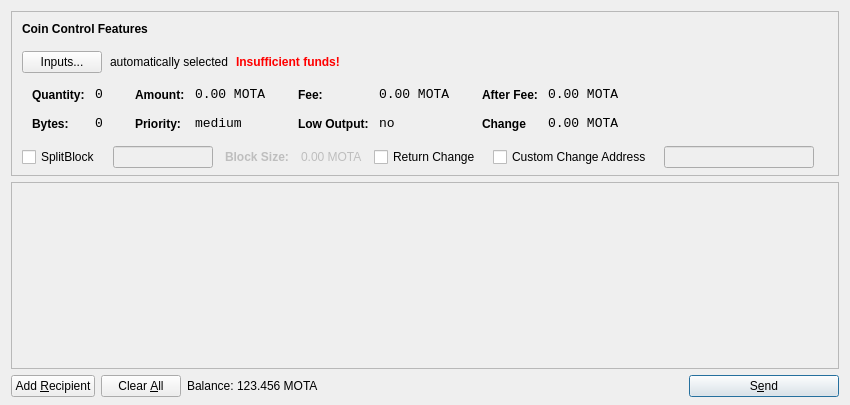
<?xml version="1.0" encoding="UTF-8"?>
<ui version="4.0">
 <class>SendCoinsDialog</class>
 <widget class="QDialog" name="SendCoinsDialog">
  <property name="geometry">
   <rect>
    <x>0</x>
    <y>0</y>
    <width>850</width>
    <height>405</height>
   </rect>
  </property>
  <property name="windowTitle">
   <string>Send Coins</string>
  </property>
  <layout class="QVBoxLayout" name="verticalLayout" stretch="0,1,0">
   <property name="bottomMargin">
    <number>8</number>
   </property>
   <item>
    <widget class="QFrame" name="frameCoinControl">
     <property name="sizePolicy">
      <sizepolicy hsizetype="Expanding" vsizetype="Expanding">
       <horstretch>0</horstretch>
       <verstretch>0</verstretch>
      </sizepolicy>
     </property>
     <property name="maximumSize">
      <size>
       <width>16777215</width>
       <height>16777215</height>
      </size>
     </property>
     <property name="frameShape">
      <enum>QFrame::StyledPanel</enum>
     </property>
     <property name="frameShadow">
      <enum>QFrame::Sunken</enum>
     </property>
     <layout class="QVBoxLayout" name="verticalLayoutCoinControl2">
      <property name="spacing">
       <number>-1</number>
      </property>
      <property name="leftMargin">
       <number>0</number>
      </property>
      <property name="topMargin">
       <number>0</number>
      </property>
      <property name="rightMargin">
       <number>0</number>
      </property>
      <property name="bottomMargin">
       <number>6</number>
      </property>
      <item>
       <layout class="QVBoxLayout" name="verticalLayoutCoinControl" stretch="0,0,0,0,1">
        <property name="spacing">
         <number>0</number>
        </property>
        <property name="leftMargin">
         <number>10</number>
        </property>
        <property name="topMargin">
         <number>10</number>
        </property>
        <item>
         <layout class="QHBoxLayout" name="horizontalLayoutCoinControl1">
          <property name="bottomMargin">
           <number>15</number>
          </property>
          <item>
           <widget class="QLabel" name="labelCoinControlFeatures">
            <property name="sizePolicy">
             <sizepolicy hsizetype="Preferred" vsizetype="Maximum">
              <horstretch>0</horstretch>
              <verstretch>0</verstretch>
             </sizepolicy>
            </property>
            <property name="font">
             <font>
              <weight>75</weight>
              <bold>true</bold>
             </font>
            </property>
            <property name="styleSheet">
             <string notr="true">font-weight:bold;</string>
            </property>
            <property name="text">
             <string>Coin Control Features</string>
            </property>
           </widget>
          </item>
         </layout>
        </item>
        <item>
         <layout class="QHBoxLayout" name="horizontalLayoutCoinControl2" stretch="0,0,0,0">
          <property name="spacing">
           <number>8</number>
          </property>
          <property name="bottomMargin">
           <number>10</number>
          </property>
          <item>
           <widget class="QPushButton" name="pushButtonCoinControl">
            <property name="styleSheet">
             <string notr="true"/>
            </property>
            <property name="text">
             <string>Inputs...</string>
            </property>
           </widget>
          </item>
          <item>
           <widget class="QLabel" name="labelCoinControlAutomaticallySelected">
            <property name="text">
             <string>automatically selected</string>
            </property>
            <property name="margin">
             <number>5</number>
            </property>
           </widget>
          </item>
          <item>
           <widget class="QLabel" name="labelCoinControlInsuffFunds">
            <property name="font">
             <font>
              <weight>75</weight>
              <bold>true</bold>
             </font>
            </property>
            <property name="styleSheet">
             <string notr="true">color:red;font-weight:bold;</string>
            </property>
            <property name="text">
             <string>Insufficient funds!</string>
            </property>
            <property name="margin">
             <number>5</number>
            </property>
           </widget>
          </item>
          <item>
           <spacer name="horizontalSpacerCoinControl">
            <property name="orientation">
             <enum>Qt::Horizontal</enum>
            </property>
            <property name="sizeHint" stdset="0">
             <size>
              <width>40</width>
              <height>1</height>
             </size>
            </property>
           </spacer>
          </item>
         </layout>
        </item>
        <item>
         <widget class="QWidget" name="widgetCoinControl" native="true">
          <property name="sizePolicy">
           <sizepolicy hsizetype="Preferred" vsizetype="Preferred">
            <horstretch>0</horstretch>
            <verstretch>0</verstretch>
           </sizepolicy>
          </property>
          <property name="minimumSize">
           <size>
            <width>0</width>
            <height>0</height>
           </size>
          </property>
          <property name="styleSheet">
           <string notr="true"/>
          </property>
          <layout class="QHBoxLayout" name="horizontalLayoutCoinControl5">
           <property name="margin">
            <number>0</number>
           </property>
           <item>
            <layout class="QHBoxLayout" name="horizontalLayoutCoinControl3" stretch="0,0,0,1">
             <property name="spacing">
              <number>20</number>
             </property>
             <property name="topMargin">
              <number>0</number>
             </property>
             <property name="bottomMargin">
              <number>10</number>
             </property>
             <item>
              <layout class="QFormLayout" name="formLayoutCoinControl1">
               <property name="horizontalSpacing">
                <number>10</number>
               </property>
               <property name="verticalSpacing">
                <number>14</number>
               </property>
               <property name="leftMargin">
                <number>10</number>
               </property>
               <property name="topMargin">
                <number>4</number>
               </property>
               <property name="rightMargin">
                <number>6</number>
               </property>
               <item row="0" column="0">
                <widget class="QLabel" name="labelCoinControlQuantityText">
                 <property name="styleSheet">
                  <string notr="true">font-weight:bold;</string>
                 </property>
                 <property name="text">
                  <string>Quantity:</string>
                 </property>
                 <property name="margin">
                  <number>0</number>
                 </property>
                </widget>
               </item>
               <item row="0" column="1">
                <widget class="QLabel" name="labelCoinControlQuantity">
                 <property name="font">
                  <font>
                   <family>Monospace</family>
                   <pointsize>10</pointsize>
                  </font>
                 </property>
                 <property name="cursor">
                  <cursorShape>IBeamCursor</cursorShape>
                 </property>
                 <property name="contextMenuPolicy">
                  <enum>Qt::ActionsContextMenu</enum>
                 </property>
                 <property name="text">
                  <string>0</string>
                 </property>
                 <property name="margin">
                  <number>0</number>
                 </property>
                 <property name="textInteractionFlags">
                  <set>Qt::LinksAccessibleByMouse|Qt::TextSelectableByKeyboard|Qt::TextSelectableByMouse</set>
                 </property>
                </widget>
               </item>
               <item row="1" column="0">
                <widget class="QLabel" name="labelCoinControlBytesText">
                 <property name="styleSheet">
                  <string notr="true">font-weight:bold;</string>
                 </property>
                 <property name="text">
                  <string>Bytes:</string>
                 </property>
                </widget>
               </item>
               <item row="1" column="1">
                <widget class="QLabel" name="labelCoinControlBytes">
                 <property name="font">
                  <font>
                   <family>Monospace</family>
                   <pointsize>10</pointsize>
                  </font>
                 </property>
                 <property name="cursor">
                  <cursorShape>IBeamCursor</cursorShape>
                 </property>
                 <property name="contextMenuPolicy">
                  <enum>Qt::ActionsContextMenu</enum>
                 </property>
                 <property name="text">
                  <string>0</string>
                 </property>
                 <property name="textInteractionFlags">
                  <set>Qt::LinksAccessibleByMouse|Qt::TextSelectableByKeyboard|Qt::TextSelectableByMouse</set>
                 </property>
                </widget>
               </item>
              </layout>
             </item>
             <item>
              <layout class="QFormLayout" name="formLayoutCoinControl2">
               <property name="horizontalSpacing">
                <number>10</number>
               </property>
               <property name="verticalSpacing">
                <number>14</number>
               </property>
               <property name="leftMargin">
                <number>6</number>
               </property>
               <property name="topMargin">
                <number>4</number>
               </property>
               <property name="rightMargin">
                <number>6</number>
               </property>
               <item row="0" column="0">
                <widget class="QLabel" name="labelCoinControlAmountText">
                 <property name="styleSheet">
                  <string notr="true">font-weight:bold;</string>
                 </property>
                 <property name="text">
                  <string>Amount:</string>
                 </property>
                 <property name="margin">
                  <number>0</number>
                 </property>
                </widget>
               </item>
               <item row="0" column="1">
                <widget class="QLabel" name="labelCoinControlAmount">
                 <property name="font">
                  <font>
                   <family>Monospace</family>
                   <pointsize>10</pointsize>
                  </font>
                 </property>
                 <property name="cursor">
                  <cursorShape>IBeamCursor</cursorShape>
                 </property>
                 <property name="contextMenuPolicy">
                  <enum>Qt::ActionsContextMenu</enum>
                 </property>
                 <property name="text">
                  <string>0.00 MOTA</string>
                 </property>
                 <property name="textInteractionFlags">
                  <set>Qt::LinksAccessibleByMouse|Qt::TextSelectableByKeyboard|Qt::TextSelectableByMouse</set>
                 </property>
                </widget>
               </item>
               <item row="1" column="0">
                <widget class="QLabel" name="labelCoinControlPriorityText">
                 <property name="styleSheet">
                  <string notr="true">font-weight:bold;</string>
                 </property>
                 <property name="text">
                  <string>Priority:</string>
                 </property>
                </widget>
               </item>
               <item row="1" column="1">
                <widget class="QLabel" name="labelCoinControlPriority">
                 <property name="font">
                  <font>
                   <family>Monospace</family>
                   <pointsize>10</pointsize>
                  </font>
                 </property>
                 <property name="cursor">
                  <cursorShape>IBeamCursor</cursorShape>
                 </property>
                 <property name="contextMenuPolicy">
                  <enum>Qt::ActionsContextMenu</enum>
                 </property>
                 <property name="text">
                  <string>medium</string>
                 </property>
                 <property name="textInteractionFlags">
                  <set>Qt::LinksAccessibleByMouse|Qt::TextSelectableByKeyboard|Qt::TextSelectableByMouse</set>
                 </property>
                </widget>
               </item>
              </layout>
             </item>
             <item>
              <layout class="QFormLayout" name="formLayoutCoinControl3">
               <property name="horizontalSpacing">
                <number>10</number>
               </property>
               <property name="verticalSpacing">
                <number>14</number>
               </property>
               <property name="leftMargin">
                <number>6</number>
               </property>
               <property name="topMargin">
                <number>4</number>
               </property>
               <property name="rightMargin">
                <number>6</number>
               </property>
               <item row="0" column="0">
                <widget class="QLabel" name="labelCoinControlFeeText">
                 <property name="styleSheet">
                  <string notr="true">font-weight:bold;</string>
                 </property>
                 <property name="text">
                  <string>Fee:</string>
                 </property>
                 <property name="margin">
                  <number>0</number>
                 </property>
                </widget>
               </item>
               <item row="0" column="1">
                <widget class="QLabel" name="labelCoinControlFee">
                 <property name="font">
                  <font>
                   <family>Monospace</family>
                   <pointsize>10</pointsize>
                  </font>
                 </property>
                 <property name="cursor">
                  <cursorShape>IBeamCursor</cursorShape>
                 </property>
                 <property name="contextMenuPolicy">
                  <enum>Qt::ActionsContextMenu</enum>
                 </property>
                 <property name="text">
                  <string>0.00 MOTA</string>
                 </property>
                 <property name="textInteractionFlags">
                  <set>Qt::LinksAccessibleByMouse|Qt::TextSelectableByKeyboard|Qt::TextSelectableByMouse</set>
                 </property>
                </widget>
               </item>
               <item row="1" column="0">
                <widget class="QLabel" name="labelCoinControlLowOutputText">
                 <property name="styleSheet">
                  <string notr="true">font-weight:bold;</string>
                 </property>
                 <property name="text">
                  <string>Low Output:</string>
                 </property>
                </widget>
               </item>
               <item row="1" column="1">
                <widget class="QLabel" name="labelCoinControlLowOutput">
                 <property name="font">
                  <font>
                   <family>Monospace</family>
                   <pointsize>10</pointsize>
                  </font>
                 </property>
                 <property name="cursor">
                  <cursorShape>IBeamCursor</cursorShape>
                 </property>
                 <property name="contextMenuPolicy">
                  <enum>Qt::ActionsContextMenu</enum>
                 </property>
                 <property name="text">
                  <string>no</string>
                 </property>
                 <property name="textInteractionFlags">
                  <set>Qt::LinksAccessibleByMouse|Qt::TextSelectableByKeyboard|Qt::TextSelectableByMouse</set>
                 </property>
                </widget>
               </item>
              </layout>
             </item>
             <item>
              <layout class="QFormLayout" name="formLayoutCoinControl4">
			  <property name="fieldGrowthPolicy">
			  <enum>QFormLayout::AllNonFixedFieldsGrow</enum>
				</property>
               <property name="horizontalSpacing">
                <number>10</number>
               </property>
               <property name="verticalSpacing">
                <number>14</number>
               </property>
               <property name="leftMargin">
                <number>6</number>
               </property>
               <property name="topMargin">
                <number>4</number>
               </property>
               <property name="rightMargin">
                <number>6</number>
               </property>
               <item row="0" column="0">
                <widget class="QLabel" name="labelCoinControlAfterFeeText">
                 <property name="styleSheet">
                  <string notr="true">font-weight:bold;</string>
                 </property>
                 <property name="text">
                  <string>After Fee:</string>
                 </property>
                 <property name="margin">
                  <number>0</number>
                 </property>
                </widget>
               </item>
               <item row="0" column="1">
                <widget class="QLabel" name="labelCoinControlAfterFee">
                 <property name="font">
                  <font>
                   <family>Monospace</family>
                   <pointsize>10</pointsize>
                  </font>
                 </property>
                 <property name="cursor">
                  <cursorShape>IBeamCursor</cursorShape>
                 </property>
                 <property name="contextMenuPolicy">
                  <enum>Qt::ActionsContextMenu</enum>
                 </property>
                 <property name="text">
                  <string>0.00 MOTA</string>
                 </property>
                 <property name="textInteractionFlags">
                  <set>Qt::LinksAccessibleByMouse|Qt::TextSelectableByKeyboard|Qt::TextSelectableByMouse</set>
                 </property>
                </widget>
               </item>
               <item row="1" column="0">
                <widget class="QLabel" name="labelCoinControlChangeText">
                 <property name="styleSheet">
                  <string notr="true">font-weight:bold;</string>
                 </property>
                 <property name="text">
                  <string>Change</string>
                 </property>
                </widget>
               </item>
               <item row="1" column="1">
                <widget class="QLabel" name="labelCoinControlChange">
                 <property name="font">
                  <font>
                   <family>Monospace</family>
                   <pointsize>10</pointsize>
                  </font>
                 </property>
                 <property name="cursor">
                  <cursorShape>IBeamCursor</cursorShape>
                 </property>
                 <property name="contextMenuPolicy">
                  <enum>Qt::ActionsContextMenu</enum>
                 </property>
                 <property name="text">
                  <string>0.00 MOTA</string>
                 </property>
                 <property name="textInteractionFlags">
                  <set>Qt::LinksAccessibleByMouse|Qt::TextSelectableByKeyboard|Qt::TextSelectableByMouse</set>
                 </property>
                </widget>
               </item>
              </layout>
             </item>
            </layout>
           </item>
          </layout>
         </widget>
        </item>
        
		<item>
         <layout class="QHBoxLayout" name="horizontalLayoutCoinControl4" stretch="0,0,0,0,0,0,0,0">
          <property name="spacing">
           <number>12</number>
          </property>
          <property name="sizeConstraint">
           <enum>QLayout::SetDefaultConstraint</enum>
          </property>
          <property name="topMargin">
           <number>5</number>
          </property>
          <property name="rightMargin">
           <number>5</number>
          </property>
          <item>
           <widget class="QCheckBox" name="splitBlockCheckBox">
            <property name="text">
             <string>SplitBlock</string>
            </property>
           </widget>
          </item>
          <item>
           <widget class="QLineEdit" name="splitBlockLineEdit">
            <property name="enabled">
             <bool>false</bool>
            </property>
            <property name="sizePolicy">
             <sizepolicy hsizetype="Fixed" vsizetype="Fixed">
              <horstretch>0</horstretch>
              <verstretch>0</verstretch>
             </sizepolicy>
            </property>
            <property name="maximumSize">
             <size>
              <width>100</width>
              <height>16777215</height>
             </size>
            </property>
           </widget>
          </item>
          <item>
           <widget class="QLabel" name="labelBlockSizeText">
            <property name="enabled">
             <bool>false</bool>
            </property>
            <property name="font">
             <font>
              <weight>75</weight>
              <bold>true</bold>
             </font>
            </property>
            <property name="text">
             <string>Block Size:</string>
            </property>
           </widget>
          </item>
          <item>
           <widget class="QLabel" name="labelBlockSize">
            <property name="enabled">
             <bool>false</bool>
            </property>
            <property name="text">
             <string>0.00 MOTA</string>
            </property>
           </widget>
          </item>
          <item>
           <widget class="QCheckBox" name="returnChangeCheckBox">
            <property name="text">
             <string>Return Change</string>
            </property>
           </widget>
          </item>
          <item>
           <widget class="QCheckBox" name="checkBoxCoinControlChange">
            <property name="text">
             <string>Custom Change Address</string>
            </property>
           </widget>
          </item>
          <item>
           <widget class="QLineEdit" name="lineEditCoinControlChange">
            <property name="enabled">
             <bool>false</bool>
            </property>
            <property name="sizePolicy">
             <sizepolicy hsizetype="Expanding" vsizetype="Fixed">
              <horstretch>0</horstretch>
              <verstretch>0</verstretch>
             </sizepolicy>
            </property>
           </widget>
          </item>
          <item>
           <widget class="QLabel" name="labelCoinControlChangeLabel">
            <property name="sizePolicy">
             <sizepolicy hsizetype="Preferred" vsizetype="Expanding">
              <horstretch>0</horstretch>
              <verstretch>0</verstretch>
             </sizepolicy>
            </property>
            <property name="minimumSize">
             <size>
              <width>0</width>
              <height>0</height>
             </size>
            </property>
            <property name="text">
             <string/>
            </property>
            <property name="margin">
             <number>3</number>
            </property>
           </widget>
          </item>
         </layout>
        </item>
        <item>
         <spacer name="verticalSpacerCoinControl">
          <property name="orientation">
           <enum>Qt::Vertical</enum>
          </property>
          <property name="sizeHint" stdset="0">
           <size>
            <width>800</width>
            <height>1</height>
           </size>
          </property>
         </spacer>
        </item>
       </layout>
      </item>
     </layout>
    </widget>
   </item>
		
   <item>
    <widget class="QScrollArea" name="scrollArea">
     <property name="widgetResizable">
      <bool>true</bool>
     </property>
     <widget class="QWidget" name="scrollAreaWidgetContents">
      <property name="geometry">
       <rect>
        <x>0</x>
        <y>0</y>
        <width>830</width>
        <height>158</height>
       </rect>
      </property>
      <layout class="QVBoxLayout" name="verticalLayout_2">
       <property name="margin">
        <number>0</number>
       </property>
       <item>
        <layout class="QVBoxLayout" name="entries">
         <property name="spacing">
          <number>6</number>
         </property>
        </layout>
       </item>
       <item>
        <spacer name="verticalSpacer">
         <property name="orientation">
          <enum>Qt::Vertical</enum>
         </property>
         <property name="sizeHint" stdset="0">
          <size>
           <width>20</width>
           <height>40</height>
          </size>
         </property>
        </spacer>
       </item>
      </layout>
     </widget>
    </widget>
   </item>
   <item>
    <layout class="QHBoxLayout" name="horizontalLayout">
     <item>
      <widget class="QPushButton" name="addButton">
       <property name="toolTip">
        <string>Send to multiple recipients at once</string>
       </property>
       <property name="text">
        <string>Add &amp;Recipient</string>
       </property>
       <property name="icon">
        <iconset resource="../bitcoin.qrc">
         <normaloff>:/icons/add</normaloff>:/icons/add</iconset>
       </property>
       <property name="autoDefault">
        <bool>false</bool>
       </property>
      </widget>
     </item>
     <item>
      <widget class="QPushButton" name="clearButton">
       <property name="sizePolicy">
        <sizepolicy hsizetype="Minimum" vsizetype="Fixed">
         <horstretch>0</horstretch>
         <verstretch>0</verstretch>
        </sizepolicy>
       </property>
       <property name="toolTip">
        <string>Remove all transaction fields</string>
       </property>
       <property name="text">
        <string>Clear &amp;All</string>
       </property>
       <property name="icon">
        <iconset resource="../bitcoin.qrc">
         <normaloff>:/icons/remove</normaloff>:/icons/remove</iconset>
       </property>
       <property name="autoRepeatDelay">
        <number>300</number>
       </property>
       <property name="autoDefault">
        <bool>false</bool>
       </property>
      </widget>
     </item>
     <item>
      <layout class="QHBoxLayout" name="horizontalLayout_2">
       <property name="spacing">
        <number>3</number>
       </property>
       <item>
        <widget class="QLabel" name="label">
         <property name="sizePolicy">
          <sizepolicy hsizetype="Preferred" vsizetype="Fixed">
           <horstretch>0</horstretch>
           <verstretch>0</verstretch>
          </sizepolicy>
         </property>
         <property name="text">
          <string>Balance:</string>
         </property>
        </widget>
       </item>
       <item>
        <widget class="QLabel" name="labelBalance">
         <property name="sizePolicy">
          <sizepolicy hsizetype="Preferred" vsizetype="Fixed">
           <horstretch>0</horstretch>
           <verstretch>0</verstretch>
          </sizepolicy>
         </property>
         <property name="cursor">
          <cursorShape>IBeamCursor</cursorShape>
         </property>
         <property name="text">
          <string>123.456 MOTA</string>
         </property>
         <property name="textInteractionFlags">
          <set>Qt::LinksAccessibleByMouse|Qt::TextSelectableByKeyboard|Qt::TextSelectableByMouse</set>
         </property>
        </widget>
       </item>
      </layout>
     </item>
     <item>
      <spacer name="horizontalSpacer">
       <property name="orientation">
        <enum>Qt::Horizontal</enum>
       </property>
       <property name="sizeHint" stdset="0">
        <size>
         <width>40</width>
         <height>20</height>
        </size>
       </property>
      </spacer>
     </item>
     <item>
      <widget class="QPushButton" name="sendButton">
       <property name="minimumSize">
        <size>
         <width>150</width>
         <height>0</height>
        </size>
       </property>
       <property name="toolTip">
        <string>Confirm the send action</string>
       </property>
       <property name="text">
        <string>S&amp;end</string>
       </property>
       <property name="icon">
        <iconset resource="../bitcoin.qrc">
         <normaloff>:/icons/send</normaloff>:/icons/send</iconset>
       </property>
       <property name="default">
        <bool>true</bool>
       </property>
      </widget>
     </item>
    </layout>
   </item>
  </layout>
 </widget>
 <resources>
  <include location="../bitcoin.qrc"/>
 </resources>
 <connections/>
</ui>
